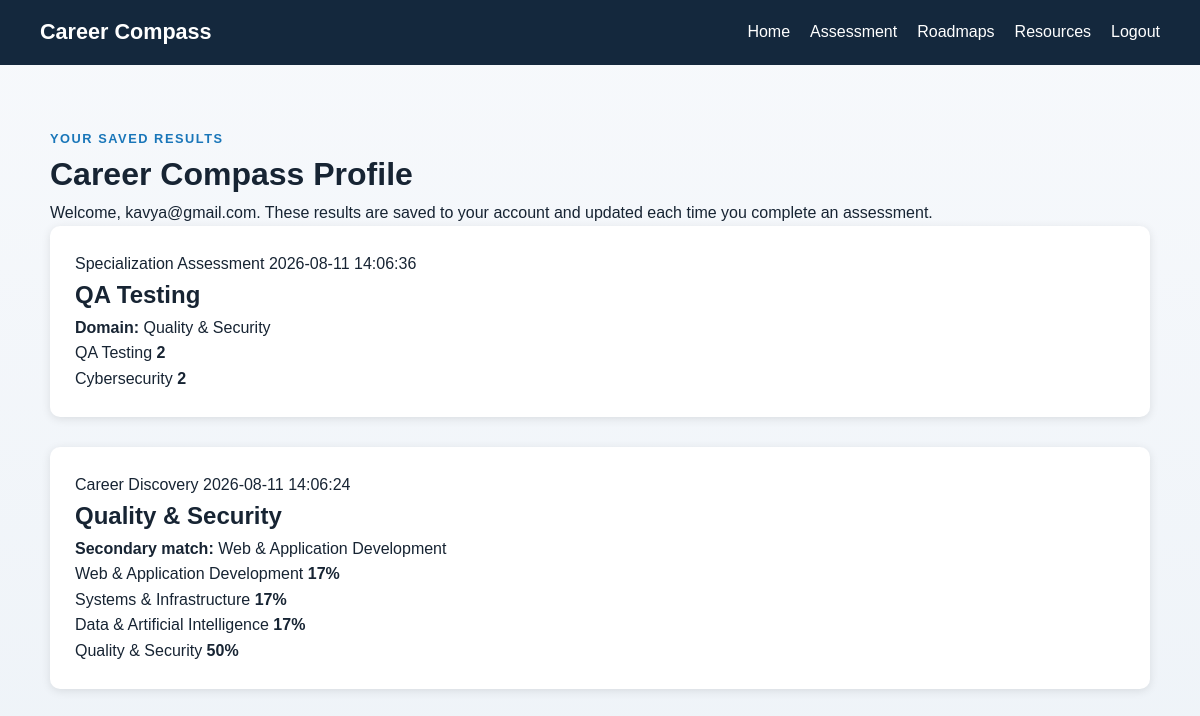
Screenshot of /profile (signed in) with the database file from the repository.
### tables this page shows
CREATE TABLE survey_results (
        id INTEGER PRIMARY KEY AUTOINCREMENT,
        user_id INTEGER,
        survey_type TEXT,
        data TEXT,
        created_at TIMESTAMP DEFAULT CURRENT_TIMESTAMP,
        FOREIGN KEY(user_id) REFERENCES users(id)
    );

### main.py (the view)
@app.route("/profile")
@login_required
def profile():
    user_id = session["user_id"]
    results = get_survey_results(user_id)
    processed_results = []
    for row in results:
        try:
            data = json.loads(row["data"])
        except Exception:
            data = row["data"]
        processed_results.append({
            "id": row["id"],
            "survey_type": row["survey_type"],
            "data": data,
            "created_at": row["created_at"]
        })
    domain_names = {
        "web": "Web & Application Development",
        "systems": "Systems & Infrastructure",
        "ai": "Data & Artificial Intelligence",
        "security": "Quality & Security"
    }
    return render_template(
        "profile.html",
        results=processed_results,
        domain_names=domain_names,
        specialization_names=SPECIALIZATION_NAMES
    )

### db.py (called while the page is built)
def get_connection(database=None):
    conn = sqlite3.connect(str(DB_PATH))
    conn.row_factory = sqlite3.Row
    return conn

def get_survey_results(user_id: int):
    conn = get_connection()
    cur = conn.cursor()
    cur.execute(
        f"SELECT id, survey_type, data, created_at FROM survey_results WHERE user_id = {SQL_PLACEHOLDER} ORDER BY created_at DESC",
        (user_id,)
    )
    rows = [dict(row) for row in cur.fetchall()]
    conn.close()
    return rows

### main.py (called while the page is built)
@app.context_processor
def inject_user_status():
    return {
        "logged_in": "user_id" in session,
        "user_name": session.get("user_name"),
        "user_email": session.get("user_email")
    }

def login_required(f):
    @wraps(f)
    def decorated_function(*args, **kwargs):
        if "user_id" not in session:
            return redirect(url_for("login", next=request.path))
        return f(*args, **kwargs)
    return decorated_function

### templates/profile.html (shortened to what this page needs)
<!DOCTYPE html>
<html lang="en">
<head>
    <link rel="stylesheet" href="{{ url_for('static', filename='style.css') }}">
</head>
<body>
<nav>
    <a class="brand" href="/">Career Compass</a>
    <ul>
        <li><a href="/">Home</a></li>
        <li><a href="/career-discovery">Assessment</a></li>
        <li><a href="/roadmap">Roadmaps</a></li>
        <li><a href="/resources">Resources</a></li>
        <li><a href="/logout">Logout</a></li>
    </ul>
</nav>
<main class="page-container profile-page">
    <header class="profile-header">
        <p class="eyebrow">Your Saved Results</p>
        <h1>Career Compass Profile</h1>
        <p>Welcome, {{ user_name or 'Student' }}. These results are saved to your account and updated each time you complete an assessment.</p>
    </header>
    {% if results %}
    <section class="profile-results">
        {% for result in results %}
            <article class="result-card">
                <div class="result-header">
                    <span class="result-type">{{ result.survey_type.replace('_', ' ').title() }}</span>
                    <span class="result-date">{{ result.created_at }}</span>
                </div>
                {% if result.survey_type == 'career_discovery' %}
                    <h2>{{ domain_names[result.data.primary] }}</h2>
                    <p><strong>Secondary match:</strong> {{ domain_names[result.data.secondary] }}</p>
                    <div class="score-grid">
                        {% for key, value in result.data.percentages.items() %}
                            <div class="score-item">
                                <span>{{ domain_names[key] }}</span>
                                <strong>{{ value }}%</strong>
                            </div>
                        {% endfor %}
                    </div>
                {% elif result.survey_type == 'specialization_assessment' %}
                    <h2>{{ specialization_names[result.data.specialization] }}</h2>
                    <p><strong>Domain:</strong> {{ domain_names[result.data.domain] }}</p>
                    <div class="score-grid">
                        {% for specialization, score in result.data.scores.items() %}
                            <div class="score-item">
                                <span>{{ specialization_names[specialization] }}</span>
                                <strong>{{ score }}</strong>
                            </div>
                        {% endfor %}
                    </div>
                {% else %}
                    <pre>{{ result.data }}</pre>
                {% endif %}
            </article>
        {% endfor %}
    </section>
    {% else %}
    <section class="empty-state">
        <p>You have no saved results yet. Complete an assessment to save your outcome.</p>
        <a href="/career-discovery" class="btn">Take an Assessment</a>
    </section>
    {% endif %}
</main>
</body>
</html>

### static/style.css (style rules this page uses)
* { margin:0; padding:0; box-sizing:border-box; font-family: Arial, sans-serif; }
body { background-color:#f4f6f9; }
nav { background-color:#2c3e50; color:white; padding:15px 40px; display:flex; justify-content:space-between; align-items:center; }
nav ul { list-style:none; display:flex; gap:20px; }
nav a { color:white; text-decoration:none; }
.result-card { background:white; padding:25px; border-radius:10px; box-shadow:0 2px 10px rgba(0,0,0,0.1); margin-bottom:30px; }
body { color:#172433; min-height:100vh; line-height:1.6; background:linear-gradient(180deg,#f7f9fc,#eef3f8); }
nav { background:#14283d; }
.brand { color:white; font-size:1.35rem; font-weight:700; text-decoration:none; }
.page-container { width:min(1100px,calc(100% - 40px)); margin:0 auto; padding:64px 0; }
.eyebrow { color:#1976b9; text-transform:uppercase; letter-spacing:.12em; font-size:.8rem; font-weight:700; }

### rows the page displays
survey_results: survey_type.replace "Specialization Assessment", created_at "2026-08-11 14:06:36", specialization_names "QA Testing", domain_names "Quality & Security", specialization_names "QA Testing" "Cybersecurity", scores "2" "2"
survey_results: survey_type.replace "Career Discovery", created_at "2026-08-11 14:06:24", domain_names "Quality & Security", domain_names "Web & Application Development", domain_names "Web & Application Development" "Systems & Infrastructure" "Data & Artificial Intelligence" "Quality & Security", percentages "17" "17" "17" "50"

### other values shown
{{ user_name or 'Student' }} "kavya@gmail.com"
